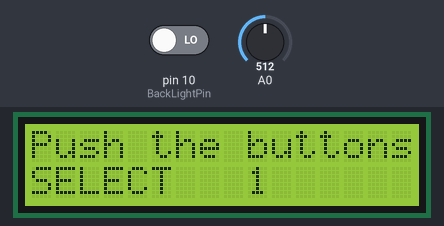
The sketch below on a simulated Arduino Uno, built with avr-gcc and run on an emulated ATmega328P. Parts: 16×2 character LCD. The inputs (shaded band) are chosen by the test bench; at power-on: A0 = 512, pin 10 (BackLightPin) LOW. What the sketch prints to the serial monitor is not drawn.

Above: at 1.2 s.
1.3 s: A0 set to 491
At 2.6 s:
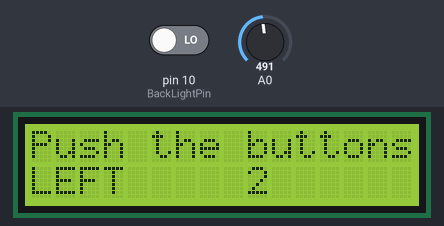
4.3 s: A0 set to 318
6.5 s: A0 set to 286
At 7.8 s:
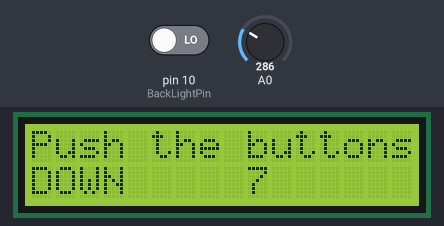
9.5 s: A0 set to 218
11.6 s: A0 set to 186
At 12.8 s:
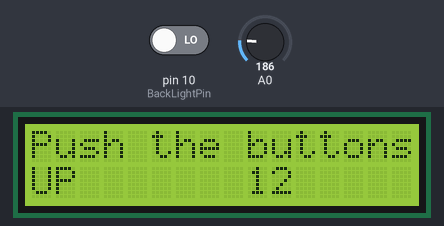
14.6 s: A0 set to 40
At 15.6 s:
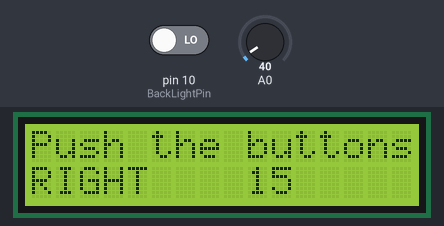
Timing chart, 0 to 17.6 s (numbered marks = the images above; inputs shaded):
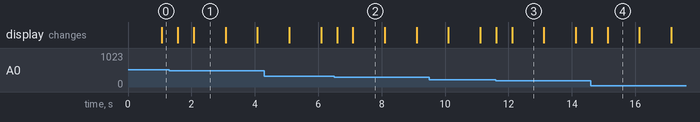

The sketch:

CharLCDReadButton.ino
```cpp
// (licence header left out)
//Sample using LiquidCrystal library
#include <LiquidCrystal.h>

// select the pins used on the LCD panel
LiquidCrystal lcd(8, 9, 4, 5, 6, 7);

// define some values used by the panel and buttons
int lcd_key     = 0;
int adc_key_in  = 0;
int BackLightState;

#define btnRIGHT  0
#define btnUP     1
#define btnDOWN   2
#define btnLEFT   3
#define btnSELECT 4
#define btnNONE   5
#define BackLightPin   10

void setup()
{
 lcd.begin(16, 2);              // start the library
 lcd.setCursor(0,0);
 lcd.print("Push the buttons"); // print a simple message
 // To check buttons' ADC value
 Serial.begin (9600);

}

void loop()
{
 lcd.setCursor(9,1);            // move cursor to second line "1" and 9 spaces over
 lcd.print(millis()/1000);      // display seconds elapsed since power-up

 lcd.setCursor(0,1);            // move to the begining of the second line
 lcd_key = read_LCD_buttons();  // read the buttons

 switch (lcd_key)               // depending on which button was pushed, we perform an action
 {
   case btnRIGHT:
     {
     lcd.print("RIGHT ");
     break;
     }
   case btnLEFT:
     {
     lcd.print("LEFT   ");
     break;
     }
   case btnUP:
     {
     lcd.print("UP    ");
     break;
     }
   case btnDOWN:
     {
     lcd.print("DOWN  ");
     break;
     }
   case btnSELECT:
     {
     lcd.print("SELECT");
     break;
     }
     case btnNONE:
     {
     lcd.print("NONE  ");
     break;
     }
 } // switch
 delay(500);

}

// read the buttons
int read_LCD_buttons()
{
 adc_key_in = analogRead(0);      // read the value from the sensor
 // To check buttons' ADC value
 Serial.print("Button ADC: ");
 Serial.println(adc_key_in);

 BackLightState = digitalRead(BackLightPin);
 Serial.print("BackLight Status: ");
 Serial.println(BackLightState);
 // my buttons when read are centered at these values: 0, 144, 329, 504, 741
 // Insoo's buttons are: 0, 100, 258, 412, 640
 // we add approx 50 to those values and check to see if we are close
 if (adc_key_in > 1000) return btnNONE; // We make this the 1st option for speed reasons since it will be the most likely result
 // For V1.1 us this threshold
 if (adc_key_in < 50)   return btnRIGHT;
 /*-- original threshold values
 if (adc_key_in < 250)  return btnUP;
 if (adc_key_in < 450)  return btnDOWN;
 if (adc_key_in < 650)  return btnLEFT;
 if (adc_key_in < 850)  return btnSELECT;
 */
 if (adc_key_in < 200)  return btnUP;
 if (adc_key_in < 300)  return btnDOWN;
 if (adc_key_in < 500)  return btnLEFT;
 if (adc_key_in < 700)  return btnSELECT;

 // For V1.0 comment the other threshold and use the one below:
/*
 if (adc_key_in < 50)   return btnRIGHT;
 if (adc_key_in < 195)  return btnUP;
 if (adc_key_in < 380)  return btnDOWN;
 if (adc_key_in < 555)  return btnLEFT;
 if (adc_key_in < 790)  return btnSELECT;
*/

 return btnNONE;  // when all others fail, return this...

} // read_LCD_buttons
```

Measured:
- the behaviour switches between 500 and 499 on A0 (found by bisection; images 0 and 1)
- the behaviour switches between 300 and 299 on A0 (found by bisection; images 1 and 2)
- the behaviour switches between 200 and 199 on A0 (found by bisection; images 2 and 3)
- after the input at 1.3 s, the display: first changes after 0.27 s (image 1 shows a later state)
- after the input at 6.5 s, the display: first changes after 0.09 s (image 2 shows a later state)
- after the input at 11.6 s, the display: first changes at once (image 3 shows a later state)
- after the input at 14.6 s, the display: first changes at once (image 4 shows a later state)
